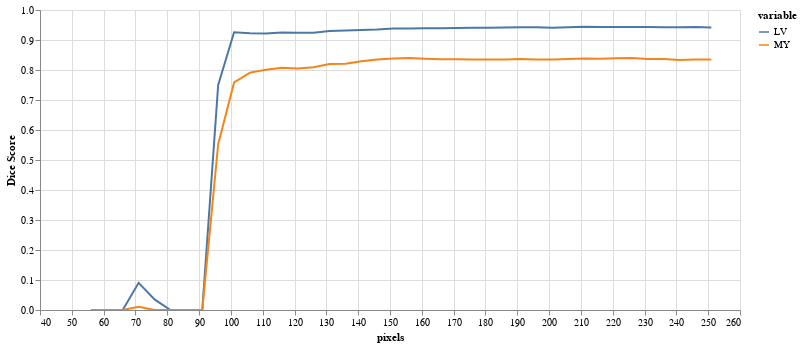

Notebook code cell kept with this figure:
### Code cell
results = eval_crop_series(img(), trueMask(), trainedModel, components=['bg','LV','MY'])
plot_eval_series(results)

### Figure 1 — Vega-Lite specification as saved in the notebook (floating-point values rounded to 4 significant figures)
{"config": {"view": {"continuousWidth": 400, "continuousHeight": 300}}, "data": {"name": "data-7cf89cb4a5651836488a01ec92377d20"}, "mark": "line", "encoding": {"color": {"field": "variable", "type": "nominal"}, "tooltip": {"field": "Dice Score", "type": "quantitative"}, "x": {"field": "pixels", "type": "quantitative"}, "y": {"field": "Dice Score", "type": "quantitative"}}, "height": 300, "selection": {"selector002": {"type": "interval", "bind": "scales", "encodings": ["x", "y"]}}, "width": 700, "$schema": "https://vega.github.io/schema/vega-lite/v4.17.0.json", "datasets": {"data-7cf89cb4a5651836488a01ec92377d20": [{"pixels": 56, "variable": "LV", "Dice Score": 0.0}, {"pixels": 61, "variable": "LV", "Dice Score": 0.0}, {"pixels": 66, "variable": "LV", "Dice Score": 0.0}, {"pixels": 71, "variable": "LV", "Dice Score": 0.09058}, {"pixels": 76, "variable": "LV", "Dice Score": 0.03544}, {"pixels": 81, "variable": "LV", "Dice Score": 0.0}, {"pixels": 86, "variable": "LV", "Dice Score": 0.0}, {"pixels": 91, "variable": "LV", "Dice Score": 0.0}, {"pixels": 96, "variable": "LV", "Dice Score": 0.7502}, {"pixels": 101, "variable": "LV", "Dice Score": 0.9256}, {"pixels": 106, "variable": "LV", "Dice Score": 0.9221}, {"pixels": 111, "variable": "LV", "Dice Score": 0.9213}, {"pixels": 116, "variable": "LV", "Dice Score": 0.9249}, {"pixels": 121, "variable": "LV", "Dice Score": 0.9244}, {"pixels": 126, "variable": "LV", "Dice Score": 0.9238}, {"pixels": 131, "variable": "LV", "Dice Score": 0.9301}, {"pixels": 136, "variable": "LV", "Dice Score": 0.9318}, {"pixels": 141, "variable": "LV", "Dice Score": 0.9336}, {"pixels": 146, "variable": "LV", "Dice Score": 0.9352}, {"pixels": 151, "variable": "LV", "Dice Score": 0.9386}, {"pixels": 156, "variable": "LV", "Dice Score": 0.9386}, {"pixels": 161, "variable": "LV", "Dice Score": 0.9395}, {"pixels": 166, "variable": "LV", "Dice Score": 0.9393}, {"pixels": 171, "variable": "LV", "Dice Score": 0.9399}, {"pixels": 176, "variable": "LV", "Dice Score": 0.9412}, {"pixels": 181, "variable": "LV", "Dice Score": 0.9411}, {"pixels": 186, "variable": "LV", "Dice Score": 0.9417}, {"pixels": 191, "variable": "LV", "Dice Score": 0.9429}, {"pixels": 196, "variable": "LV", "Dice Score": 0.9424}, {"pixels": 201, "variable": "LV", "Dice Score": 0.9412}, {"pixels": 206, "variable": "LV", "Dice Score": 0.9425}, {"pixels": 211, "variable": "LV", "Dice Score": 0.9439}, {"pixels": 216, "variable": "LV", "Dice Score": 0.9433}, {"pixels": 221, "variable": "LV", "Dice Score": 0.9435}, {"pixels": 226, "variable": "LV", "Dice Score": 0.9435}, {"pixels": 231, "variable": "LV", "Dice Score": 0.9435}, {"pixels": 236, "variable": "LV", "Dice Score": 0.9429}, {"pixels": 241, "variable": "LV", "Dice Score": 0.9424}, {"pixels": 246, "variable": "LV", "Dice Score": 0.943}, {"pixels": 251, "variable": "LV", "Dice Score": 0.9418}, {"pixels": 56, "variable": "MY", "Dice Score": 0.0}, {"pixels": 61, "variable": "MY", "Dice Score": 0.0}, {"pixels": 66, "variable": "MY", "Dice Score": 0.0}, {"pixels": 71, "variable": "MY", "Dice Score": 0.01068}, {"pixels": 76, "variable": "MY", "Dice Score": 0.0}, {"pixels": 81, "variable": "MY", "Dice Score": 0.0}, {"pixels": 86, "variable": "MY", "Dice Score": 0.0}, {"pixels": 91, "variable": "MY", "Dice Score": 0.0}, {"pixels": 96, "variable": "MY", "Dice Score": 0.5526}, {"pixels": 101, "variable": "MY", "Dice Score": 0.7587}, {"pixels": 106, "variable": "MY", "Dice Score": 0.7912}, {"pixels": 111, "variable": "MY", "Dice Score": 0.8008}, {"pixels": 116, "variable": "MY", "Dice Score": 0.8076}, {"pixels": 121, "variable": "MY", "Dice Score": 0.8049}, {"pixels": 126, "variable": "MY", "Dice Score": 0.8089}, {"pixels": 131, "variable": "MY", "Dice Score": 0.82}, {"pixels": 136, "variable": "MY", "Dice Score": 0.8207}, {"pixels": 141, "variable": "MY", "Dice Score": 0.8292}, {"pixels": 146, "variable": "MY", "Dice Score": 0.8347}, {"pixels": 151, "variable": "MY", "Dice Score": 0.8379}, {"pixels": 156, "variable": "MY", "Dice Score": 0.8399}, {"pixels": 161, "variable": "MY", "Dice Score": 0.8377}, {"pixels": 166, "variable": "MY", "Dice Score": 0.8357}, {"pixels": 171, "variable": "MY", "Dice Score": 0.8359}, {"pixels": 176, "variable": "MY", "Dice Score": 0.8347}, {"pixels": 181, "variable": "MY", "Dice Score": 0.8354}, {"pixels": 186, "variable": "MY", "Dice Score": 0.8349}, {"pixels": 191, "variable": "MY", "Dice Score": 0.8364}, {"pixels": 196, "variable": "MY", "Dice Score": 0.8346}, {"pixels": 201, "variable": "MY", "Dice Score": 0.8351}, {"pixels": 206, "variable": "MY", "Dice Score": 0.8364}, {"pixels": 211, "variable": "MY", "Dice Score": 0.8382}, {"pixels": 216, "variable": "MY", "Dice Score": 0.8377}, {"pixels": 221, "variable": "MY", "Dice Score": 0.8388}, {"pixels": 226, "variable": "MY", "Dice Score": 0.8403}, {"pixels": 231, "variable": "MY", "Dice Score": 0.8369}, {"pixels": 236, "variable": "MY", "Dice Score": 0.8369}, {"pixels": 241, "variable": "MY", "Dice Score": 0.8332}, {"pixels": 246, "variable": "MY", "Dice Score": 0.8347}, {"pixels": 251, "variable": "MY", "Dice Score": 0.8352}]}}
